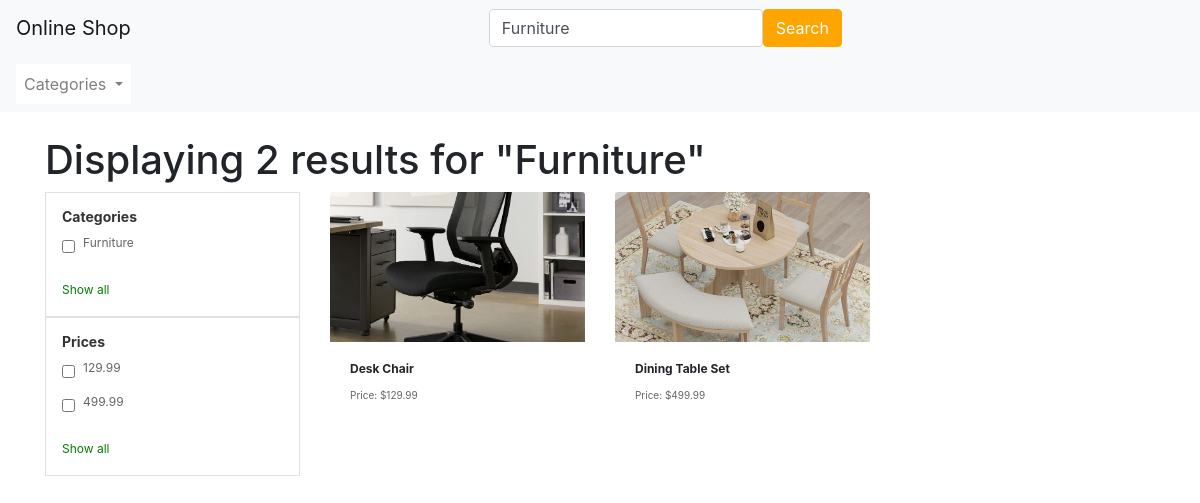
The app's page /category/Furniture/ with its own data.
### ecommerce_app/models.py (models this page shows, shortened)
class Product(models.Model):
    product_no = models.CharField(max_length=10)
    name = models.CharField(max_length=255, default='Ürün Adı')
    description = models.TextField()
    price = models.DecimalField(max_digits=10, decimal_places=2)
    image = models.ImageField(upload_to='product_images/')
    category = models.CharField(max_length=50)

### ecommerce_app/views.py (the view)
# urls.py: path('category/<str:category>/', views.category_search, name='category_search'),
def category_search(request, category):
    products = Product.objects.filter(category__exact=category)
    categories_with_counts = Product.objects.values('category').annotate(count=Count('category')).order_by('-count')[:5]
    unique_categories = set()
    unique_prices = set()
    for product in products:
        if product.category not in unique_categories:
            unique_categories.add(product.category)
        if product.price not in unique_prices:
            unique_prices.add(product.price)
    return render(request, 'search_results.html', {'search_results': products, 'query': category, 'categories_with_counts': categories_with_counts, 'unique_categories': unique_categories, 'unique_prices': unique_prices})

### ecommerce_app/templates/search_results.html (shortened to what this page needs)
<!DOCTYPE html>
<html lang="en">
<head>
    <link rel="stylesheet" href="https://stackpath.bootstrapcdn.com/bootstrap/4.5.2/css/bootstrap.min.css">
</head>
<body>
<nav class="navbar navbar-expand-lg navbar-light bg-light">
    <a class="navbar-brand" href="/">Online Shop</a>
    <div class="collapse navbar-collapse justify-content-center" id="navbarNav">
        <ul class="navbar-nav">
            <li class="nav-item">
                <form action="{% url 'home' %}" method="GET" class="form-inline">
                    <input type="text" name="q" class="form-control" placeholder="Search for products..." value="{{ query }}">
                    <button type="submit" class="btn btn-primary" style="background-color: orange; border-color: orange;">Search</button>
                </form>
            </li>
        </ul>
    </div>
</nav>
<nav class="navbar navbar-expand-lg navbar-light bg-light">
    <div class="collapse navbar-collapse" id="navbarCategories">
        <ul class="navbar-nav">
            <li class="nav-item dropdown">
                <a class="nav-link dropdown-toggle" href="#" id="navbarDropdown" role="button" data-toggle="dropdown" aria-haspopup="true" aria-expanded="false">
                    Categories
                </a>
            </li>
        </ul>
    </div>
</nav>
<div class="container mt-4">
    <h1>Displaying {{ search_results|length }} results for "{{ query }}"</h1>
    <div class="row">
        <div class="col-md-3">
            <div class="filter-section">
                <h4>Categories</h4>
                <ul>
                    {% for category in unique_categories %}
                        <li>
                            <input type="checkbox" id="category{{ forloop.counter }}" name="category" value="{{ category }}">
                            <label for="category{{ forloop.counter }}">{{ category }}</label>
                        </li>
                    {% endfor %}
                </ul>
                <a href="#">Show all</a>
            </div>
            <div class="filter-section">
                <h4>Prices</h4>
                <ul>
                    {% for price in unique_prices %}
                        <li>
                            <input type="checkbox" id="price{{ forloop.counter }}" name="price" value="{{ price }}">
                            <label for="price{{ forloop.counter }}">{{ price }}</label>
                        </li>
                    {% endfor %}
                </ul>
                <a href="#">Show all</a>
            </div>
        </div>
        <div class="col-md-9">
            <div class="row">
                {% if search_results %}
                    {% for product in search_results %}
                        <div class="col-md-4 mb-4">
                            <a href="{% url 'product_detail' product.id %}" style="text-decoration: none; color: inherit;">
                                <div class="card">
                                    <img src="{{ product.image.url }}" class="card-img-top" alt="{{ product.name }}">
                                    <div class="card-body">
                                        <h5 class="card-title">{{ product.name }}</h5>
                                        <p class="card-text">Price: ${{ product.price }}</p>
                                    </div>
                                </div>
                            </a>
                        </div>
                    {% endfor %}
                {% else %}
                    <p>No results found.</p>
                {% endif %}
            </div>
        </div>
    </div>
</div>
</body>
</html>

### ecommerce_app/templates/search_results.html (style rules this page uses)
.navbar-brand { color: black; }
.card { border: none; }
.card-img-top { height: 150px; object-fit: cover; }
.card-title { font-size: 12px; font-weight: bold; }
.card-text { font-size: 10px; color: #666666; }
.btn-primary { background-color: green; border-color: green; }
.navbar-brand { margin-right: 1rem; }
.navbar-nav { background-color: white; }
.filter-section { border: 1px solid #e0e0e0; padding: 1rem; }
.filter-section h4 { font-size: 14px; font-weight: bold; color: #333333; }
.filter-section ul { list-style: none; padding: 0; }
.filter-section li { display: flex; align-items: center; margin-bottom: 0.5rem; }
.filter-section input[type="checkbox"] { margin-right: 0.5rem; }
.filter-section label { font-size: 12px; color: #666666; }
.filter-section a { font-size: 12px; color: green; text-decoration: none; }

### records on screen
Product: unique_categories "Furniture", unique_prices "129.99", image (picture), name "Desk Chair", price "129.99"
Product: unique_prices "499.99", image (picture), name "Dining Table Set", price "499.99"

### other values on screen
{{ search_results|length }} "2"
{{ query }} "Furniture"
